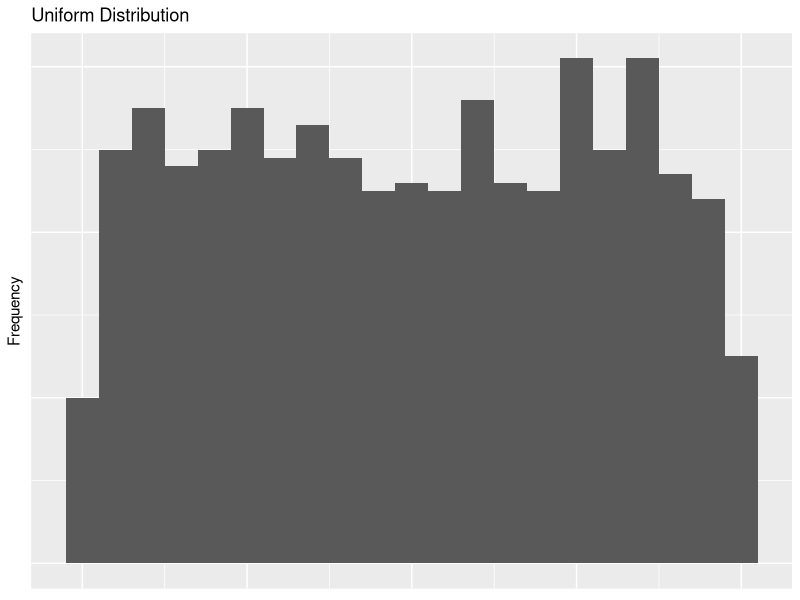
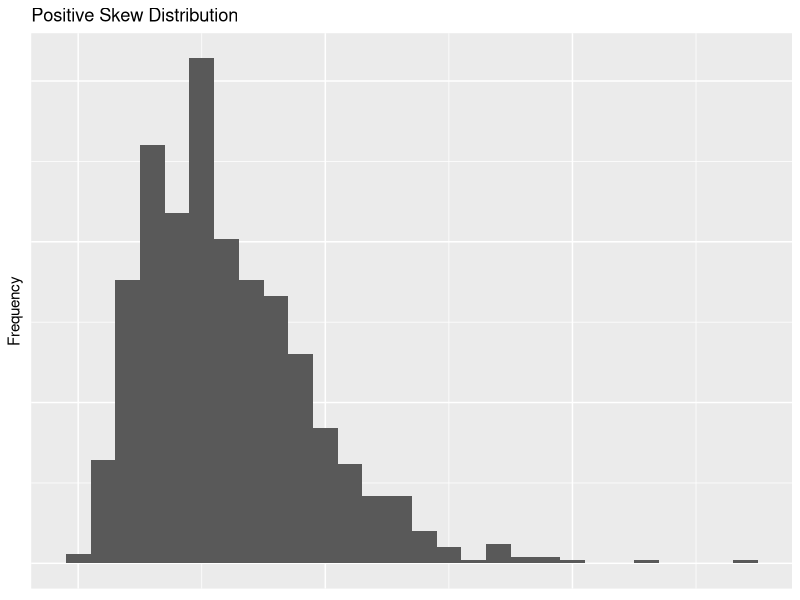
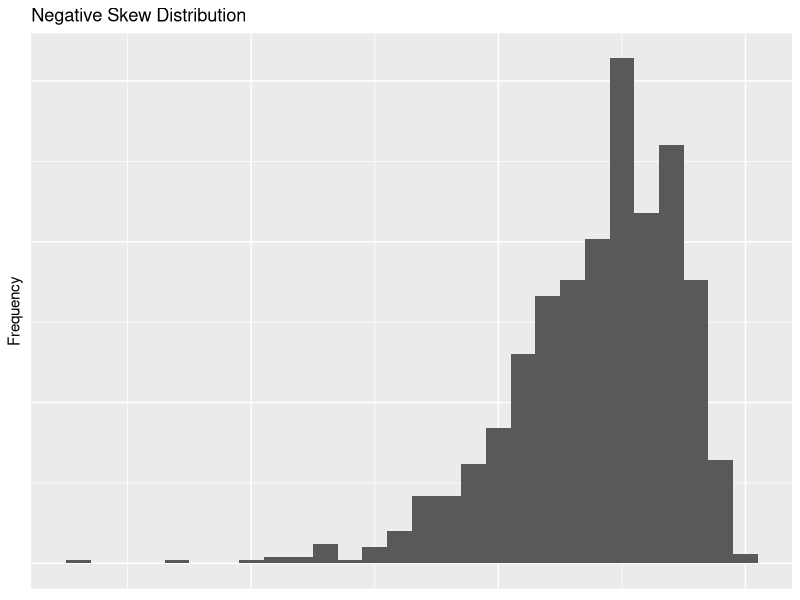
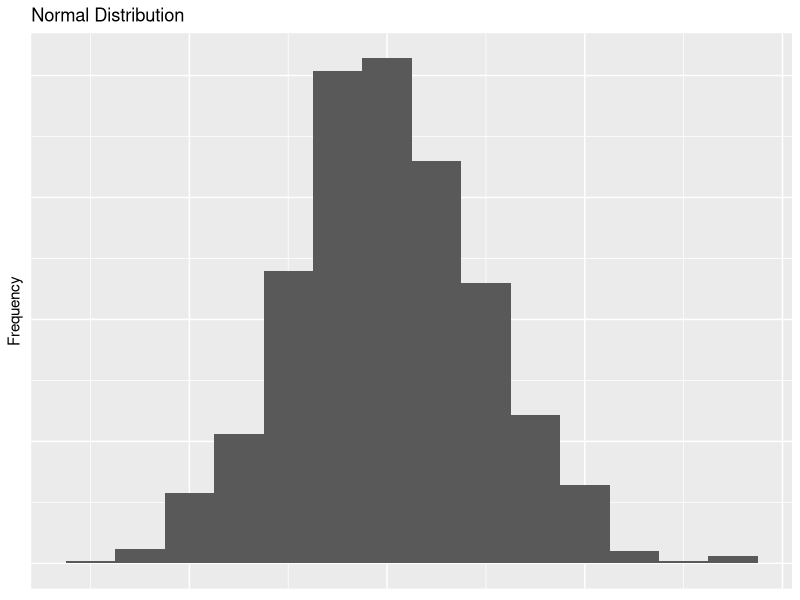
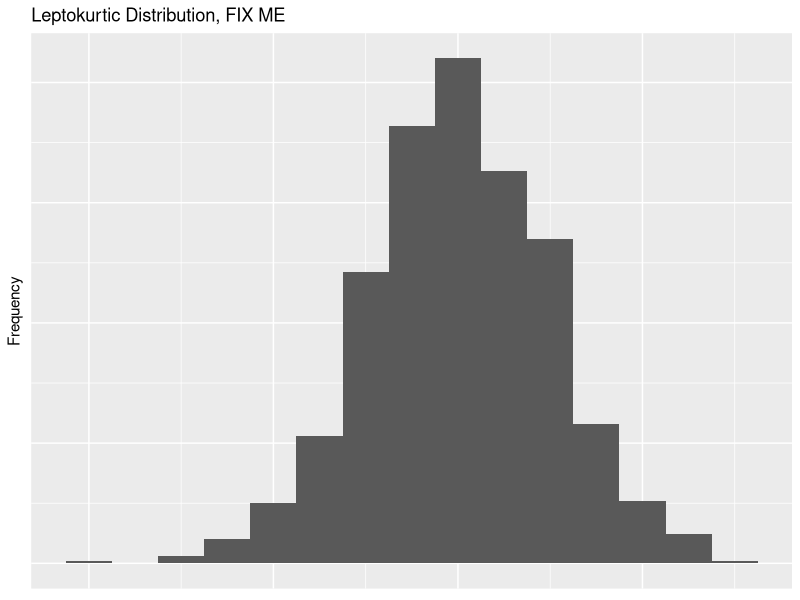
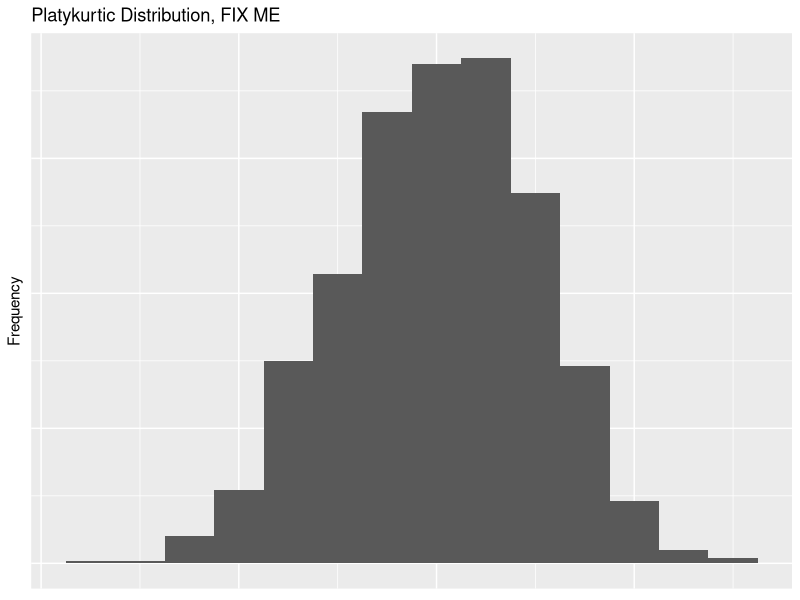
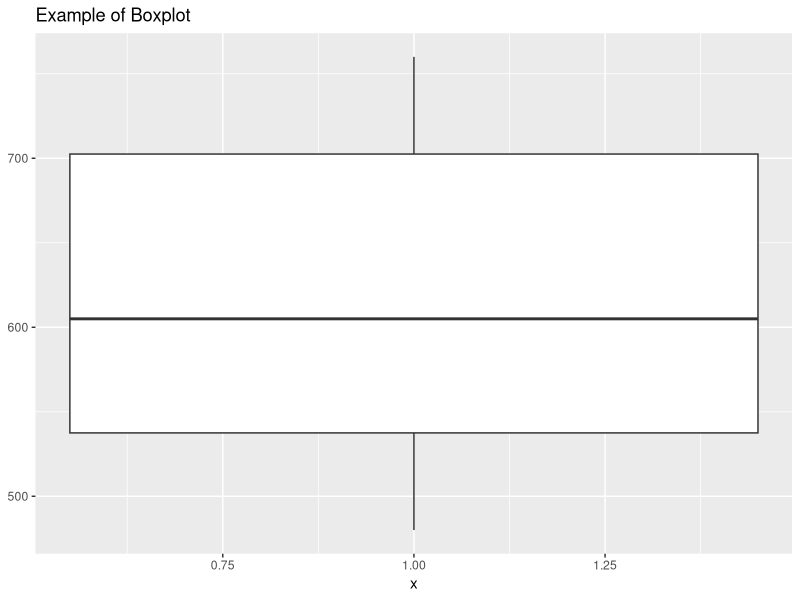

Here is the R script that generated these plots, in order:
## ---- chunk 1
student <- c(1,2,3,4,5,6)
SAT <- c(480,530,560,650,720,760)
satData <- data.frame(student,SAT)
satData
## ---- chunk 2
library(ggplot2)
set.seed(666)
uniformData <- runif(n=1000, min=0, max=100)
distributions <- data.frame(uniformData)

# Make variable to remove ggplot elements 
cleanUpPlots <-  theme(axis.title.x=element_blank(),
                  axis.text.x=element_blank(),
                  axis.ticks.x=element_blank(),
                  axis.text.y=element_blank(),
                  axis.ticks.y=element_blank())

ggplot(distributions, aes(distributions$uniformData)) + 
  geom_histogram(binwidth = 5) +
  labs(x = "Independent Variable", y = "Frequency", title = "Uniform Distribution") + cleanUpPlots
## ---- chunk 3
positiveSkewData <- rchisq(1000,6) # Chi Square distributions are positively skewed
negativeSkewData <- - positiveSkewData # Flip it!
distributions <- data.frame(uniformData, positiveSkewData, negativeSkewData)
ggplot(distributions, aes(distributions$positiveSkewData)) + 
  geom_histogram(binwidth = 1) +
  labs(x = "Independent Variable", y = "Frequency", title = "Positive Skew Distribution") +    cleanUpPlots
ggplot(distributions, aes(distributions$negativeSkewData)) + 
  geom_histogram(binwidth = 1) +
  labs(x = "Independent Variable", y = "Frequency", title = "Negative Skew Distribution") +   cleanUpPlots
## ---- chunk 4
normalData <- rnorm(n = 1000,mean = 0,sd = 2) # Flip it!
distributions <- data.frame(uniformData, positiveSkewData, negativeSkewData, normalData)
ggplot(distributions, aes(distributions$normalData)) + 
  geom_histogram(binwidth = 1) +
  labs(x = "Independent Variable", y = "Frequency", title = "Normal Distribution") +    cleanUpPlots
## ---- chunk 5
leptoData <- rnorm(n = 1000,mean = 0,sd = 2) 
platyData <- rnorm(n = 1000,mean = 0,sd = 2)
distributions <- data.frame(uniformData, positiveSkewData, negativeSkewData, normalData,leptoData, platyData)
ggplot(distributions, aes(distributions$leptoData)) + 
  geom_histogram(binwidth = 1) +
  labs(x = "Independent Variable", y = "Frequency", title = "Leptokurtic Distribution, FIX ME") +    cleanUpPlots
ggplot(distributions, aes(distributions$platyData)) + 
  geom_histogram(binwidth = 1) +
  labs(x = "Independent Variable", y = "Frequency", title = "Platykurtic Distribution, FIX ME") +    cleanUpPlots
## ---- chunk 6
# Typing it out 
our.data <- c(480 + 530 + 560 + 650 + 720 + 760)
how.many <- length(our.data)
our.data/how.many

# Inbuilt functions
mean(satData$SAT)
median(satData$SAT)
## ---- chunk 7
our.answer <- c(480 + 530 + 560 + 650 + 720 + 760) / 6
our.answer
## ---- chunk 8
760 - 480
# OR
range(satData$SAT)
max(satData$SAT) - min(satData$SAT)
## ---- chunk 9
y <- satData$SAT
boxplot.example <- data.frame(
          x = 1,
          y0 = min(y),
          y25 = quantile(y, 0.25),
          y50 = median(y),
          y75 = quantile(y, 0.75),
          y100 = max(y)
)

ggplot(boxplot.example, aes(x)) +
    labs(title = "Example of Boxplot") + geom_boxplot(aes(ymin = y0, lower = y25, middle = y50, upper = y75, ymax = y100),
    stat = "identity")
## ---- chunk 10
var(satData$SAT)
## ---- chunk 11
sd(satData$SAT)
## ---- chunk 12
ballet <- c(83, 98, 45, 69, 52, 94, 82, 74, 71, 83, 62, 85, 90, 97, 61, 74, 74, 88)
## ---- chunk 13
median(ballet)
## ---- chunk 14
mean(ballet)
## ---- chunk 15
sd(ballet)
## ---- chunk 16
ballet_mean <- mean(ballet)
ballet_median <- median(ballet)
ballet_sd <- sd(ballet)
## ---- chunk 17
sum((ballet - ballet_mean)^2)
sum((ballet - ballet_median)^2)
# Then having R do the final work for us
sum((ballet - ballet_mean)^2) > sum((ballet - ballet_median)^2)
## ---- chunk 18
(73 - ballet_mean)/ ballet_sd
(99 - ballet_mean)/ ballet_sd
(66 - ballet_mean)/ ballet_sd
## ---- chunk 19
pnorm(q = 73, mean = ballet_mean, sd =  ballet_sd)
## ---- chunk 20
1 - pnorm(q = 73, mean = ballet_mean, sd =  ballet_sd)
## ---- chunk 21
pnorm(q = 100, mean = ballet_mean, sd =  ballet_sd) - pnorm(q = 75, mean = ballet_mean, sd =  ballet_sd)

pnorm(q = 76, mean = ballet_mean, sd =  ballet_sd)
## ---- chunk 22
(.05 * ballet_sd) + ballet_mean
